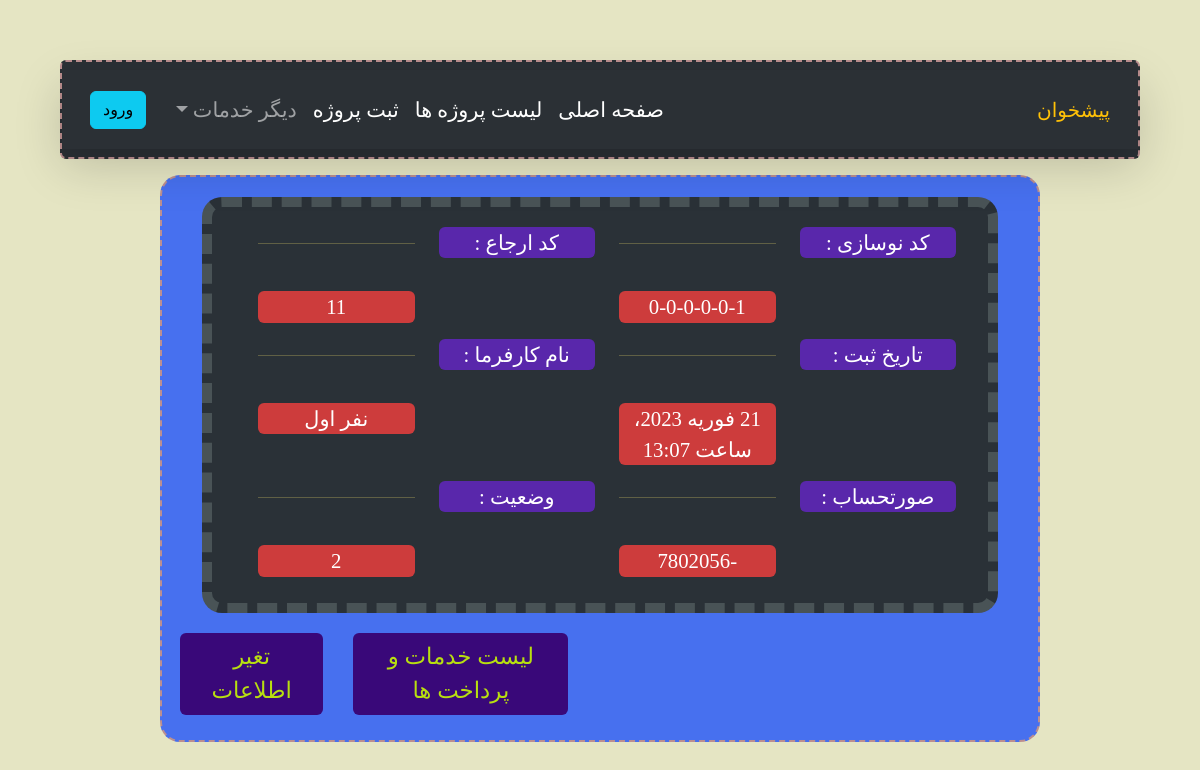
Page /accounts/project/1/ on the earlier database version.
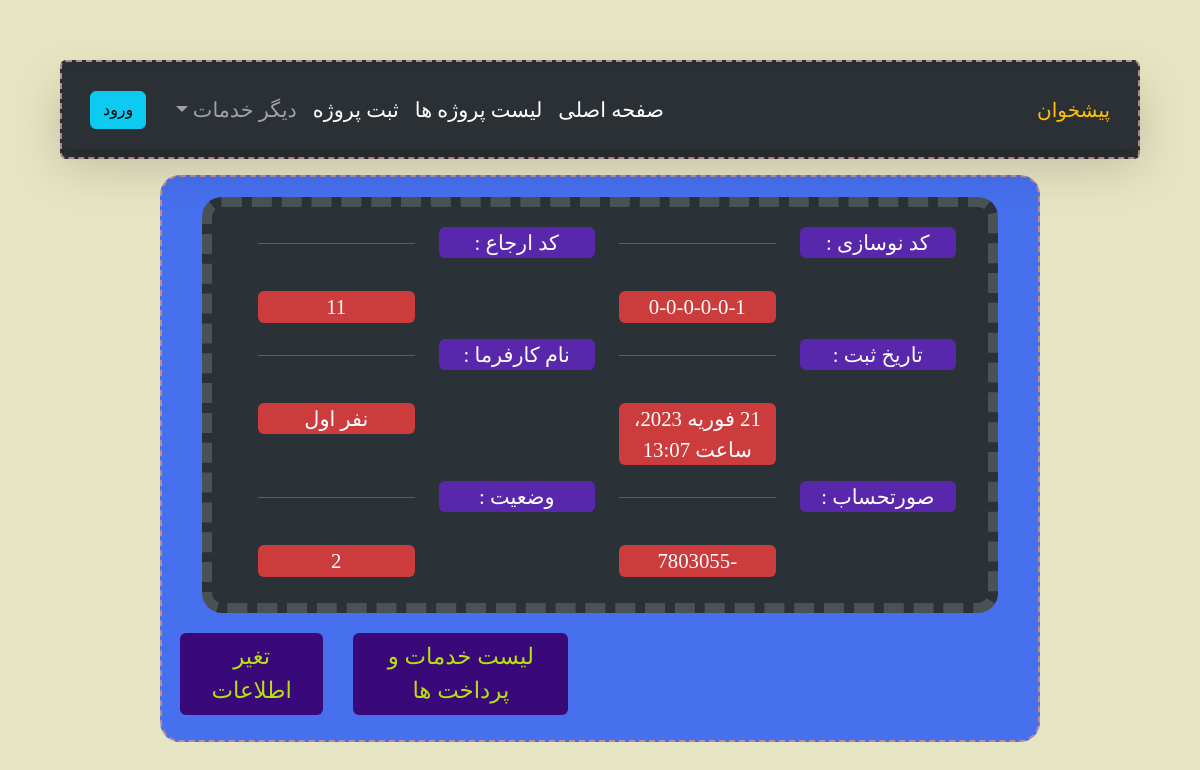
Same page on the later database version.
### accounts/models.py (models this page shows, shortened)
class project(models.Model):
    class Meta:
        verbose_name = 'پروژه'
        verbose_name_plural = 'پروژه'
    code_p = models.CharField("کد نوسازی", null=False, default='', max_length=50)
    code_erg = models.CharField("کد ارجاع", null=False, default='0', max_length=50)
    add_time = models.DateTimeField('زمان ثبت', auto_now_add=True)
    bill = models.IntegerField('صورتحساب', null=False, default=0)
    construction = 7
    land = 8
    project_finish = 9
    loading_beam = 6
    columnarization = 5
    Destruction = 1
    Foundation_concreting = 4
    Excavation = 2
    foundation = 3
    status_choices = (
        (1, 'تخریب'),
        (2, 'گودبرداری'),
        (3, 'چینش فندانسیون'),
        (4, 'بتن ریزی فندانسیون'),
        (5, 'ستون ریزی'),
        (6, 'تیر ریزی'),
        (7, 'درحال ساخت'),
        (8, 'زمین خالی'),
        (9, 'متفرقه')
    )
    status = models.IntegerField('وضعیت پروژه', choices=status_choices, default=9)
    description = models.TextField(verbose_name="توضیحات", blank=True)
    manager = models.CharField("سازنده", null=False, max_length=50)
    pass

### accounts/views.py (the view)
# urls.py: path('project/<int:project_id>/', views.Project, name='project'),
def Project(request, project_id):
    obj = project.objects.get(pk=project_id)
    context = {
        'obj': obj
    }
    return render(request, 'accounts/project.html', context)

### accounts/templates/accounts/project.html (shortened to what this page needs)
{% extends "accounts/Base_template_accounts.html" %}
{% load jalali_tags %}
{% block main-content %}
    <div class="main-div">
        <div class="second-div text-center row ">
            <div class="col-md-12 row data">
                <div class="col-3">
                    <p class=" divlabel rounded">کد نوسازی : </p>
                </div>
                <div class="col-md-3 "><hr><br>
                    <P class="divans rounded">{{ obj.code_p}}</P>
                </div>
                <div class="col-md-3">
                    <p class=" divlabel rounded"> کد ارجاع  :</p>
                </div>
                <div class="col-md-3 "><hr></br>
                    <p class="divans rounded">{{ obj.code_erg }}</p>
                </div>
                <div class="col-md-3">
                    <p class=" divlabel rounded"> تاریخ ثبت  :</p>
                </div>
                <div class="col-md-3"><hr><br>
                   <p class="divans rounded">{{ obj.add_time|to_jalali:'%Y/%m/%d'}}</p>
                </div>
                <div class="col-md-3">
                   <p class=" divlabel rounded"> نام کارفرما :</p>
                </div>
                <div class="col-md-3 "><hr><br>
                   <p class="divans rounded">{{ obj.manager}}</p>
                </div>
                <div class="col-md-3">
                   <p class=" divlabel rounded"> صورتحساب :</p>
                </div>
                <div class="col-md-3"><hr><br>
                   <p class="divans rounded">{{ obj.bill}}</p>
                </div>
                <div class="col-md-3">
                   <p class=" divlabel rounded"> وضعیت :</p>
                </div>
                <div class="col-md-3 "><hr><br>
                   <p class="divans rounded">{{ obj.status}}</p>
                </div>
            </div>
        </div>
        <div class="row flex-row justify-content-end">
            <a class="btn change-btn col-md-3" href="{% url 'accounts:project_detail' project_id=obj.id %}">لیست خدمات و پرداخت ها</a>
            <a class="btn change-btn col-md-2" href="#">تغیر اطلاعات</a>
        </div>
    </div>
{% endblock %}

Differences in the rows shown:
changed project "نفر اول": bill "-7802056" → "-7803055"
